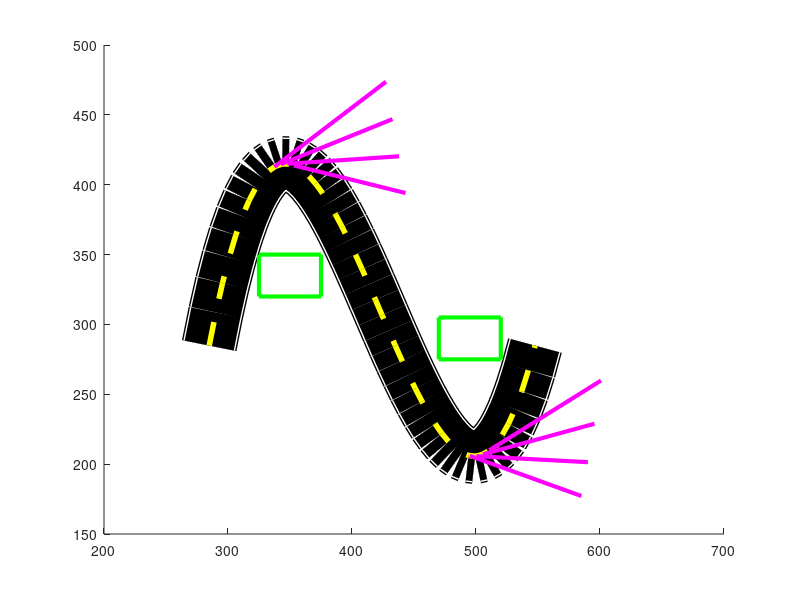

MATLAB code to generate this figure: (Note: this script raises an error after producing the figure.)
clc
clear all
close all

%Polinomio
n = 3;
s2x = [284.845 390.087 500.329 547.57];
s2y = [284.845 373.087 205.724 284.845];

p = polyfit(s2x, s2y, n);

xx=linspace(284.845,547.57,50);
yy= p(1)*xx.^3 + p(2)*xx.^2 + p(3)*xx + p(4);
hold on;
plot(xx,yy,'k-','LineWidth',40);
plot(xx,yy,'w-','LineWidth',40-2);
plot(xx,yy,'k-','LineWidth',40-4);
plot(xx,yy,'y--','LineWidth',40/10)

%Gradas

gradax1 = [325 375 375 325 325];
graday1 = [350 350 320 320 350];
plot(gradax1, graday1, 'g', 'LineWidth', 3);

gradax2 = [470 520 520 470 470];
graday2 = [275 275 305 305 275];
plot(gradax2, graday2, 'g', 'LineWidth', 3);

distancia=0;

for i = 1: length (xx)-1

   distancia = sqrt((xx(i+1) - xx(i))^2 + (yy(i+1) - yy(i))^2) + distancia;

end

derivada=0;

for i = 1: length (xx)-1
    
    
    derivada(i) = 3*p(1)*xx(i).^2 + 2*p(2)*xx(i) + p(3);
    derivada

end

tangente1x = [337.385 427.385];
tangente1y = [412.7808156 473.7081372];
plot(tangente1x, tangente1y, 'm', 'LineWidth', 3);

tangente2x = [342.639 432.639];
tangente2y = [414.664057 446.9236167];
plot(tangente2x, tangente2y, 'm', 'LineWidth', 3);

tangente3x = [347.893 437.893];
tangente3y = [414.9771175 420.3397832];
plot(tangente3x, tangente3y, 'm', 'LineWidth', 3);

tangente4x = [353.147 443.147];
tangente4y = [413.8233765 394.0600159];
plot(tangente4x, tangente4y, 'm', 'LineWidth', 3);

tangente5x = [495.005 585.005];
tangente5y = [205.9694318 177.1913902];
plot(tangente5x, tangente5y, 'm', 'LineWidth', 3);

tangente6x = [500.259 590.259];
tangente6y = [205.7172532 201.3974837];
plot(tangente6x, tangente6y, 'm', 'LineWidth', 3);

tangente7x = [505.513 595.513];
tangente7y = [206.9962736 228.905644];
plot(tangente7x, tangente7y, 'm', 'LineWidth', 3);

tangente8x = [510.767 600.767];
tangente8y = [209.9098722 259.8192502];
plot(tangente8x, tangente8y, 'm', 'LineWidth', 3);

derivada2=0

for i = 1: length (xx)-1
    
    derivada2(i) = 6*p(1)*xx(i) + 2*p(2);
    derivada2

end

radio=0

for i = 1: length (xx)-1

    radio(i)=abs(((1+derivada(i).^2).^(3/2))./derivada2(i))
    

end

miu=0;
velocidad=170;
gravedad=9.81;
masa=800;
cftipico=1.7;

for i = 1: length (xx)-1

    miu(i) = (velocidad^2)/(4*gravedad*radio(i))

end

trabajo=0.5*masa*velocidad^2

friccion=(cftipico*masa*gravedad)*(distancia)

for i = 1: length (xx)-1

    an = animatedline('linewidth', 3 ,'linestyle',':', 'color' ,'y');
    xo=(xx(i));
    yo=(yy(i));
    addpoints(an,xo,yo);
    head=scatter(xo,yo,100,'filled')
    drawnow

    if miu(i) < 1.7

        head = scatter(xo,yo,100,'filled','g')

    else

        head = scatter(xo,yo,100,'filled','r')
    
    drawnow

    end
end